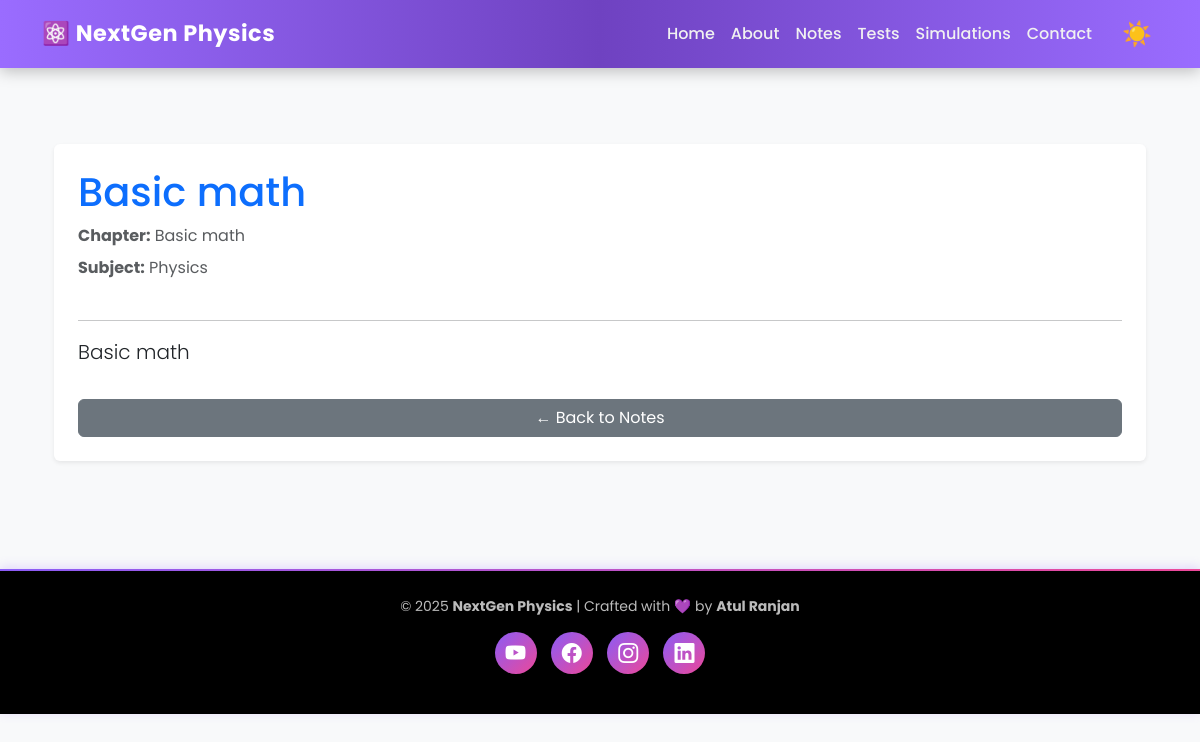
Page /notes/2/ on the committed database.
### notes/models.py (models this page shows, shortened)
class PhysicsNote(models.Model):
    title = models.CharField(max_length=100)
    description = models.TextField()
    subject = models.CharField(max_length=50, default="Physics")
    chapter = models.CharField(max_length=100)
    pdf_file = models.FileField(upload_to='notes_pdfs/', null=True, blank=True)
    created_at = models.DateTimeField(auto_now_add=True)

### notes/views.py (the view)
# urls.py: path('notes/<int:note_id>/', views.note_detail, name='note_detail'),
def note_detail(request, note_id):
    note = get_object_or_404(PhysicsNote, id=note_id)
    return render(request, 'notes/note_detail.html', {'note': note})

### notes/templates/notes/note_detail.html (shortened to what this page needs)
{% extends "notes/base.html" %}  {% block content %}
<div class="container mt-5">
  <div class="card shadow-sm border-0 p-4">
    <h1 class="text-primary">{{ note.title }}</h1>
    <p class="text-muted mb-2"><strong>Chapter:</strong> {{ note.chapter }}</p>
    <p class="text-muted mb-4"><strong>Subject:</strong> {{ note.subject }}</p>
    <hr />
    <p class="lead">{{ note.description }}</p>
    <a href="/notes/" class="btn btn-secondary mt-3">← Back to Notes</a>
  </div>
</div>
{% endblock %}

### notes/templates/notes/base.html (style rules this page uses)
:root { --bg-light: #f8f9fa; --bg-dark: #0e0e0e; --text-light: #f8f9fa; --text-dark: #212529; --accent: #9a6cff; --highlight: #ffc107; --gradient: linear-gradient(90deg, #9a6cff, #6f42c1, #9a6cff); }
body { font-family: "Poppins", sans-serif; background-color: var(--bg-light); color: var(--text-dark); transition: all 0.4s ease; scroll-behavior: smooth; }

### rows in the picture
PhysicsNote: title "Basic math", chapter "Basic math", subject "Physics", description "Basic math"
